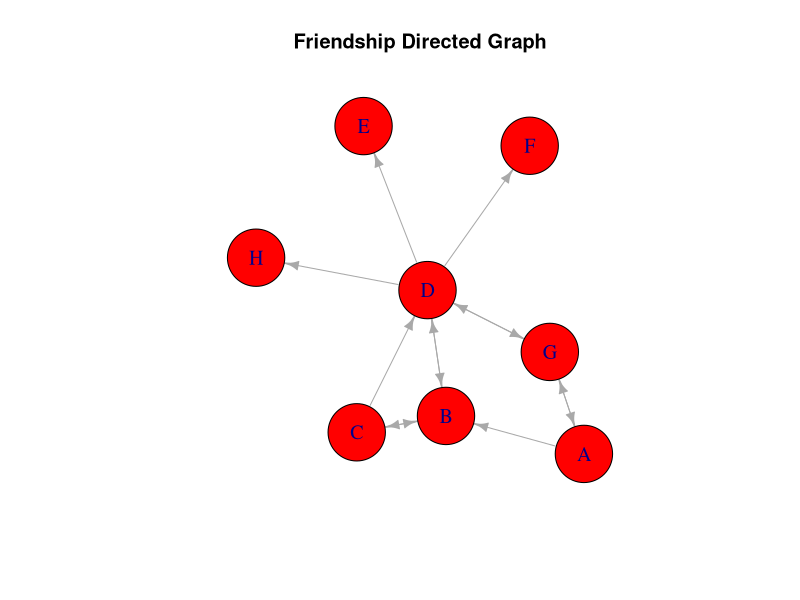

Here is the R script that generated this plot:
# Mr. A considers Ms. B a friend, but she doesn’t like him back. She
# has a reciprocal friendship with both C and D, but only C con-
# siders D a friend. D has also sent friend requests to E, F, G, and
# H but, so far, only G replied. G also has a reciprocal relationship
# with A. Draw the corresponding directed graph.

library(here)
library(igraph)

# Creating edges
edges <- c(
  "A", "B",
  "A", "G",
  "B", "C",
  "B", "D",
  "C", "B",
  "C", "D",
  "D", "B",
  "D", "E",
  "D", "F",
  "D", "G",
  "D", "H",
  "G", "D",
  "G", "A"
)

# Creating the directed graph
g <- make_graph(edges = edges, directed = TRUE)

# Drawing the graph's plot
plot(
  g,
  vertex.size = 35,
  vertex.color = "red",
  vertex.label.cex = 1.2,
  edge.arrow.size = 0.7,
  main = "Friendship Directed Graph"
)